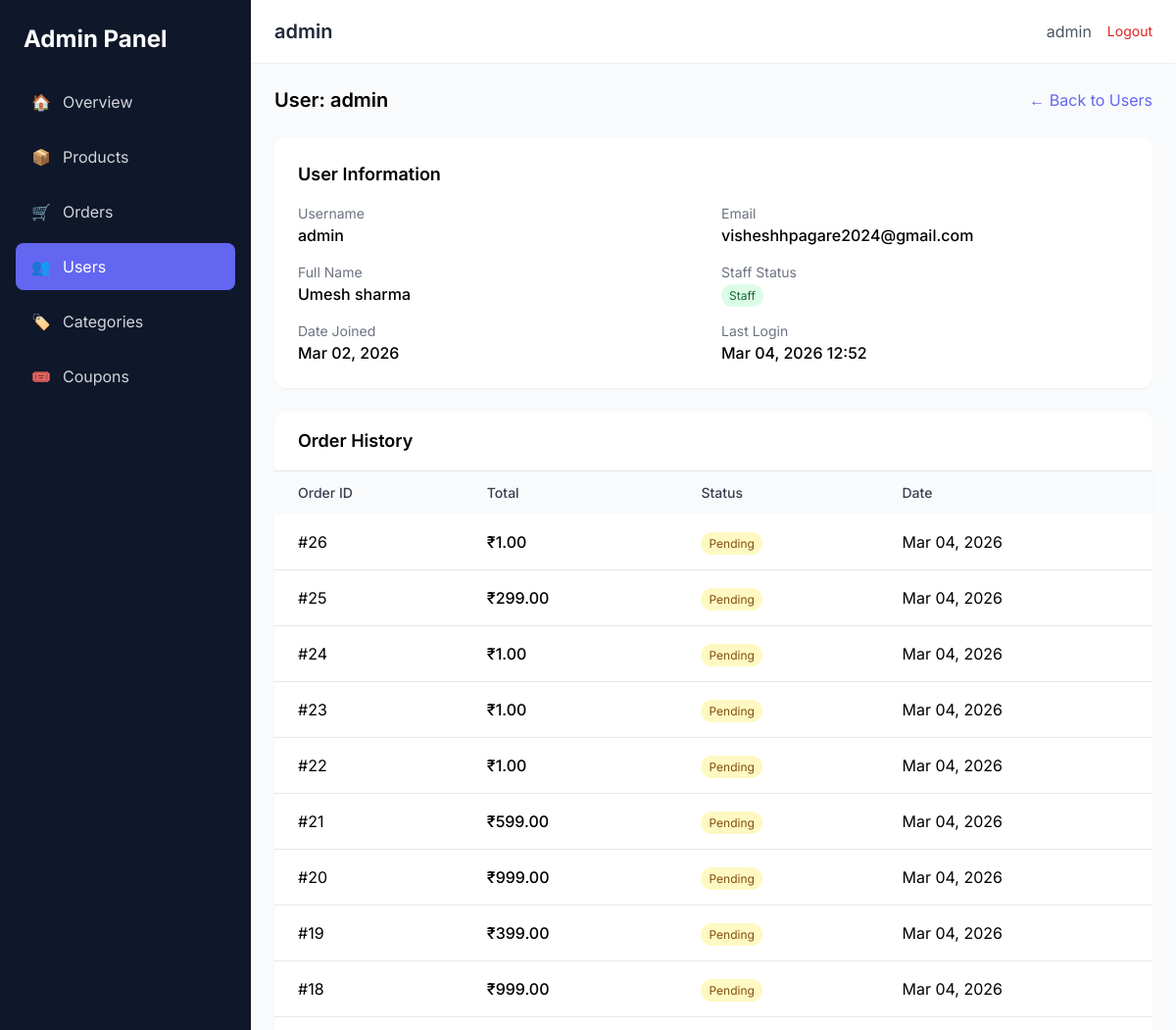
The app's page /dashboard/users/1/ (signed in, upper part), older data.
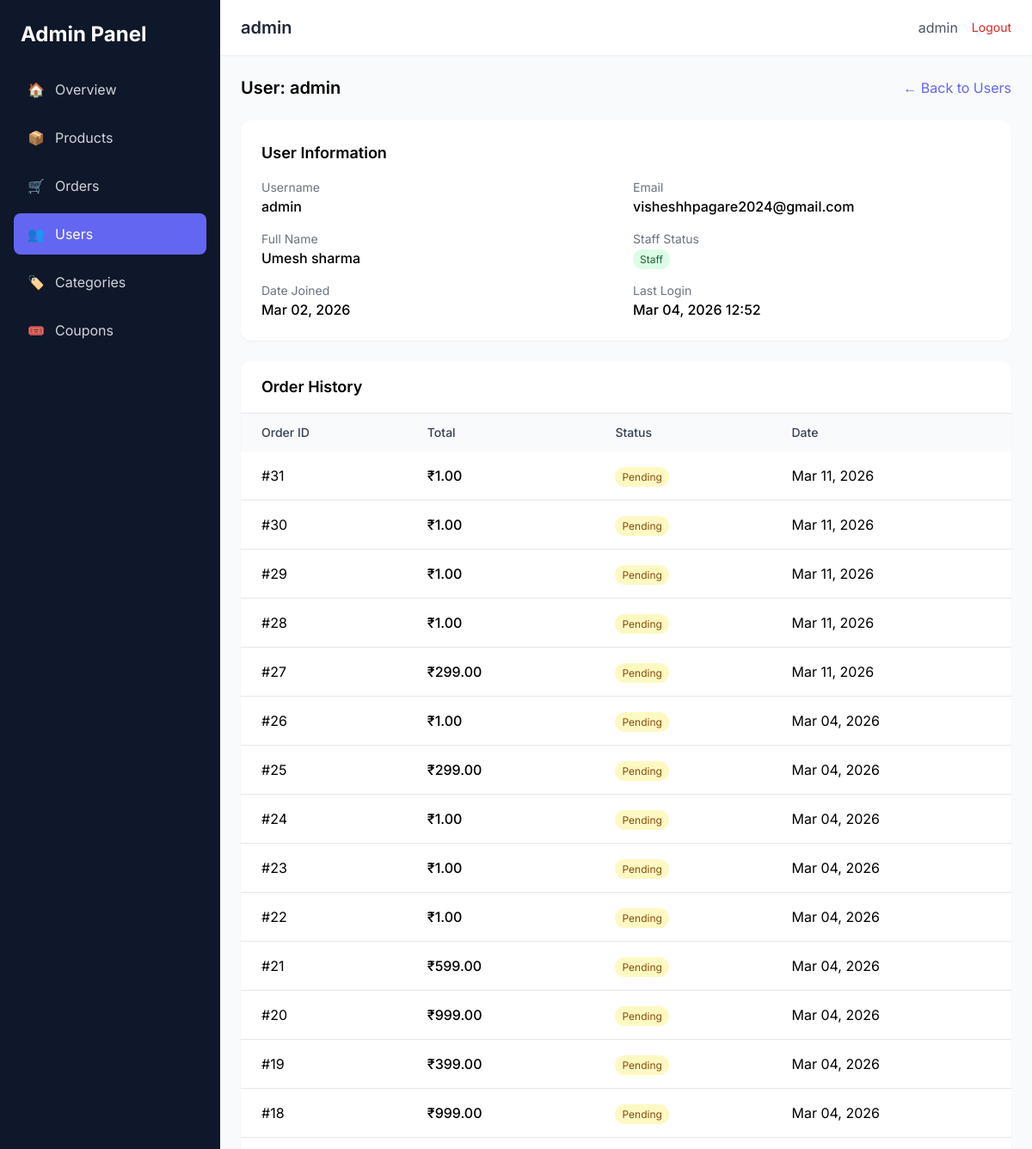
The same page, newer data.
### orders/models.py (models this page shows, shortened)
class Order(models.Model):
    STATUS_CHOICES = [
        ('PENDING', 'Pending'),
        ('CONFIRMED', 'Confirmed'),
        ('SHIPPED', 'Shipped'),
        ('DELIVERED', 'Delivered'),
        ('CANCELLED', 'Cancelled'),
    ]
    PAYMENT_STATUS_CHOICES = [
        ('PENDING', 'Pending'),
        ('PAID', 'Paid'),
        ('FAILED', 'Failed'),
        ('REFUNDED', 'Refunded'),
    ]
    user = models.ForeignKey(settings.AUTH_USER_MODEL, on_delete=models.CASCADE, related_name='orders')
    total_price = models.DecimalField(max_digits=10, decimal_places=2)
    status = models.CharField(max_length=20, choices=STATUS_CHOICES, default='PENDING')
    payment_status = models.CharField(max_length=20, choices=PAYMENT_STATUS_CHOICES, default='PENDING')
    shipping_address = models.TextField()
    created_at = models.DateTimeField(auto_now_add=True)
    updated_at = models.DateTimeField(auto_now=True)

### dashboard/views.py (the view)
# urls.py: path('users/<int:id>/', views.user_detail, name='user_detail'),
@staff_required
def user_detail(request, id):
    user = get_object_or_404(CustomUser, id=id)
    orders = user.orders.order_by('-created_at')
    return render(request, 'dashboard/users/detail.html', {'user': user, 'orders': orders})

### orders/cart_utils.py (called while the page is built, shortened)
def get_cart(request):
    if request.user.is_authenticated:
        cart, created = Cart.objects.get_or_create(user=request.user)
        if request.session.session_key is None:
            request.session.create()
        session_key = request.session.session_key
        session_cart = Cart.objects.filter(session_key=session_key, user__isnull=True).first()
        if session_cart:
            merge_carts(session_key, request.user)
        return cart

def get_cart_count(request):
    cart = get_cart(request)
    return sum(item.quantity for item in cart.items.all())

### orders/context_processors.py (called while the page is built)
def cart_context(request):
    return {
        'cart_count': get_cart_count(request),
    }

### templates/dashboard/users/detail.html (shortened to what this page needs)
{% extends 'dashboard/base.html' %}
{% block page_title %}{{ user.username }}{% endblock %}
{% block content %}
<div class="max-w-4xl">
    <div class="flex justify-between items-center mb-6">
        <h2 class="text-xl font-semibold">User: {{ user.username }}</h2>
        <a href="{% url 'dashboard:user_list' %}" class="text-primary hover:underline">&larr; Back to Users</a>
    </div>
    <div class="bg-white rounded-xl shadow-sm p-6 mb-6">
        <h3 class="text-lg font-semibold mb-4">User Information</h3>
        <div class="grid grid-cols-2 gap-4">
            <div>
                <p class="text-sm text-gray-500">Username</p>
                <p class="font-medium">{{ user.username }}</p>
            </div>
            <div>
                <p class="text-sm text-gray-500">Email</p>
                <p class="font-medium">{{ user.email }}</p>
            </div>
            <div>
                <p class="text-sm text-gray-500">Full Name</p>
                <p class="font-medium">{{ user.get_full_name|default:'-' }}</p>
            </div>
            <div>
                <p class="text-sm text-gray-500">Staff Status</p>
                <span class="px-2 py-1 text-xs rounded-full {% if user.is_staff %}bg-green-100 text-green-800{% else %}bg-gray-100 text-gray-800{% endif %}">
                    {{ user.is_staff|yesno:"Staff,User" }}
                </span>
            </div>
            <div>
                <p class="text-sm text-gray-500">Date Joined</p>
                <p class="font-medium">{{ user.date_joined|date:"M d, Y" }}</p>
            </div>
            <div>
                <p class="text-sm text-gray-500">Last Login</p>
                <p class="font-medium">{{ user.last_login|date:"M d, Y H:i"|default:'Never' }}</p>
            </div>
        </div>
    </div>
    <div class="bg-white rounded-xl shadow-sm overflow-hidden">
        <div class="px-6 py-4 border-b border-gray-200">
            <h3 class="text-lg font-semibold">Order History</h3>
        </div>
        <table class="w-full">
            <thead class="bg-gray-50">
                <tr>
                    <th class="px-6 py-3 text-left text-sm font-medium text-gray-700">Order ID</th>
                    <th class="px-6 py-3 text-left text-sm font-medium text-gray-700">Total</th>
                    <th class="px-6 py-3 text-left text-sm font-medium text-gray-700">Status</th>
                    <th class="px-6 py-3 text-left text-sm font-medium text-gray-700">Date</th>
                </tr>
            </thead>
            <tbody class="divide-y divide-gray-200">
                {% for order in orders %}
                    <tr>
                        <td class="px-6 py-4">#{{ order.id }}</td>
                        <td class="px-6 py-4 font-medium">₹{{ order.total_price }}</td>
                        <td class="px-6 py-4">
                            <span class="px-2 py-1 text-xs rounded-full
                                {% if order.status == 'PENDING' %}bg-yellow-100 text-yellow-800
                                {% elif order.status == 'DELIVERED' %}bg-green-100 text-green-800
                                {% else %}bg-gray-100 text-gray-800{% endif %}">
                                {{ order.get_status_display }}
                            </span>
                        </td>
                        <td class="px-6 py-4">{{ order.created_at|date:"M d, Y" }}</td>
                    </tr>
                {% empty %}
                    <tr>
                        <td colspan="4" class="px-6 py-8 text-center text-gray-500">No orders yet</td>
                    </tr>
                {% endfor %}
            </tbody>
        </table>
    </div>
</div>
{% endblock %}

Row changes from the older to the newer data that the page shows:
added Order: id "31", total_price "1.00", status "Pending", created_at "Mar 11, 2026"
added Order: id "30", total_price "1.00", status "Pending", created_at "Mar 11, 2026"
added Order: id "29", total_price "1.00", status "Pending", created_at "Mar 11, 2026"
added Order: id "28", total_price "1.00", status "Pending", created_at "Mar 11, 2026"
added Order: id "27", total_price "299.00", status "Pending", created_at "Mar 11, 2026"
